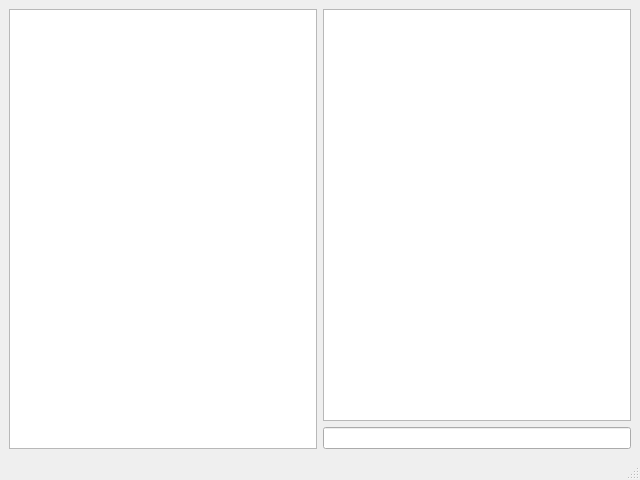
<?xml version="1.0" encoding="UTF-8"?>
<ui version="4.0">
 <class>MainWindow</class>
 <widget class="QMainWindow" name="MainWindow">
  <property name="geometry">
   <rect>
    <x>0</x>
    <y>0</y>
    <width>640</width>
    <height>480</height>
   </rect>
  </property>
  <property name="windowTitle">
   <string>MainWindow</string>
  </property>
  <widget class="QWidget" name="centralwidget">
   <layout class="QGridLayout" name="gridLayout">
    <item row="0" column="1">
     <widget class="QTextBrowser" name="chatWindow"/>
    </item>
    <item row="0" column="0" rowspan="2">
     <widget class="QListWidget" name="channelsList"/>
    </item>
    <item row="1" column="1">
     <widget class="QLineEdit" name="lineEdit"/>
    </item>
   </layout>
  </widget>
  <widget class="QMenuBar" name="menubar">
   <property name="geometry">
    <rect>
     <x>0</x>
     <y>0</y>
     <width>640</width>
     <height>19</height>
    </rect>
   </property>
  </widget>
  <widget class="QStatusBar" name="statusbar"/>
 </widget>
 <resources/>
 <connections/>
</ui>
